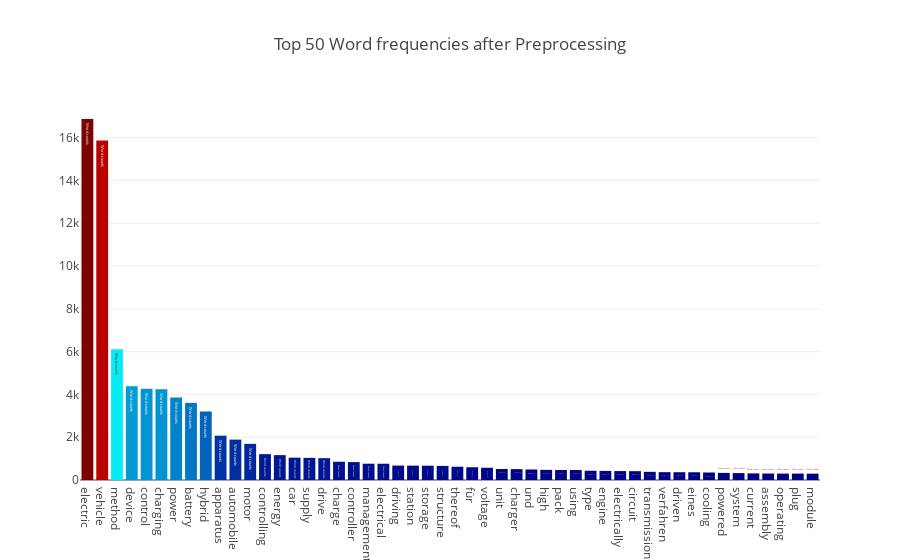
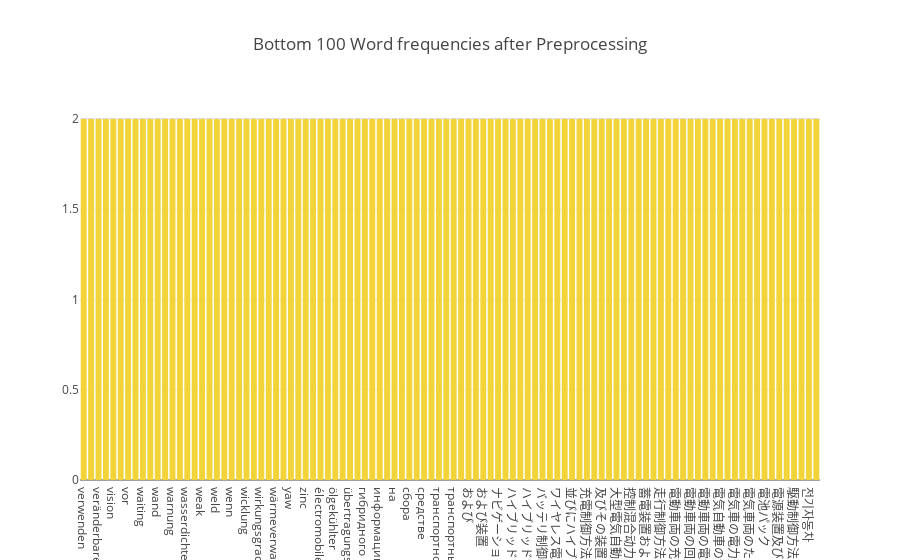

Notebook code for these charts, in order:
### Markdown cell above
### 2.7) Revisiting our Term frequencies

### Code cell
feature_names = tf_vectorizer.get_feature_names()
count_vec = np.asarray(tf.sum(axis=0)).ravel()
zipped = list(zip(feature_names, count_vec))
x, y = (list(x) for x in zip(*sorted(zipped, key=lambda x: x[1], reverse=True)))
# Now I want to extract out on the top 15 and bottom 15 words
Y = np.concatenate([y[0:15], y[-16:-1]])
X = np.concatenate([x[0:15], x[-16:-1]])

# Plotting the Plot.ly plot for the Top 50 word frequencies
data = [go.Bar(
            x = x[0:50],
            y = y[0:50],
            marker= dict(colorscale='Jet',
                         color = y[0:50]
                        ),
            text='Word counts'
    )]

layout = go.Layout(
    title='Top 50 Word frequencies after Preprocessing'
)

fig = go.Figure(data=data, layout=layout)

py.iplot(fig, filename='basic-bar')

# Plotting the Plot.ly plot for the Top 50 word frequencies
data = [go.Bar(
            x = x[-100:],
            y = y[-100:],
            marker= dict(colorscale='Portland',
                         color = y[-100:]
                        ),
            text='Word counts'
    )]

layout = go.Layout(
    title='Bottom 100 Word frequencies after Preprocessing'
)

fig = go.Figure(data=data, layout=layout)

py.iplot(fig, filename='basic-bar')

### Figure 1 — Plotly figure (JSON) as saved in the notebook; plotly's stock layout.template omitted (floating-point values rounded to 4 significant figures)
{"data": [{"marker": {"color": [16870, 15863, 6105, 4382, 4267, 4246, 3852, 3603, 3201, 2070, 1888, 1690, 1209, 1163, 1044, 1034, 1019, 854, 835, 761, 760, 674, 671, 668, 658, 620, 597, 571, 515, 508, 491, 474, 467, 467, 432, 425, 417, 413, 382, 367, 364, 361, 350, 332, 323, 309, 302, 299, 299, 296], "colorscale": "Jet"}, "text": "Word counts", "type": "bar", "uid": "4bb0b4a2-e624-4279-80b5-d6bd54b72b3c", "x": ["electric", "vehicle", "method", "device", "control", "charging", "power", "battery", "hybrid", "apparatus", "automobile", "motor", "controlling", "energy", "car", "supply", "drive", "charge", "controller", "management", "electrical", "driving", "station", "storage", "structure", "thereof", "für", "voltage", "unit", "charger", "und", "high", "pack", "using", "type", "engine", "electrically", "circuit", "transmission", "verfahren", "driven", "eines", "cooling", "powered", "system", "current", "assembly", "operating", "plug", "module"], "y": [16870, 15863, 6105, 4382, 4267, 4246, 3852, 3603, 3201, 2070, 1888, 1690, 1209, 1163, 1044, 1034, 1019, 854, 835, 761, 760, 674, 671, 668, 658, 620, 597, 571, 515, 508, 491, 474, 467, 467, 432, 425, 417, 413, 382, 367, 364, 361, 350, 332, 323, 309, 302, 299, 299, 296]}], "layout": {"title": {"text": "Top 50 Word frequencies after Preprocessing"}}}

### Figure 2 — Plotly figure (JSON) as saved in the notebook; plotly's stock layout.template omitted (floating-point values rounded to 4 significant figures)
{"data": [{"marker": {"color": [2, 2, 2, 2, 2, 2, 2, 2, 2, 2, 2, 2, 2, 2, 2, 2, 2, 2, 2, 2, 2, 2, 2, 2, 2, 2, 2, 2, 2, 2, 2, 2, 2, 2, 2, 2, 2, 2, 2, 2, 2, 2, 2, 2, 2, 2, 2, 2, 2, 2, 2, 2, 2, 2, 2, 2, 2, 2, 2, 2, 2, 2, 2, 2, 2, 2, 2, 2, 2, 2, 2, 2, 2, 2, 2, 2, 2, 2, 2, 2, 2, 2, 2, 2, 2, 2, 2, 2, 2, 2, 2, 2, 2, 2, 2, 2, 2, 2, 2, 2], "colorscale": "Portland"}, "text": "Word counts", "type": "bar", "uid": "1a31fe6d-da78-48d2-b6fb-13d9322f6dbc", "x": ["verwenden", "verzweigungsgetriebe", "veränderbarer", "veìculos", "vision", "voice", "vor", "wadable", "waiting", "walk", "wand", "warmlaufens", "warnung", "wartung", "wasserdichte", "watchdog", "weak", "weise", "weld", "wenigen", "wenn", "wheeler", "wicklung", "wiederaufladbarer", "wirkungsgrads", "wärmemanagementsystem", "wärmeverwaltungssystem", "yang", "yaw", "ystem", "zinc", "änderungen", "électromobile", "öffnungs", "ölgekühlter", "überentladung", "übertragungssystem", "œuvre", "гибридного", "зарядных", "информации", "использования", "на", "носители", "сбора", "сигналы", "средстве", "станциях", "транспортное", "транспортном", "транспортных", "устройства", "および", "および物品", "および装置", "ならびに装置", "ナビゲーション装置", "ハイブリッド車両の駆動制御装置及びその方法", "ハイブリッド電気自動車およびその制御方法", "ハイブリッド電気自動車の運転制御方法および装置", "ハイブリッド電気自動車コントローラおよび方法", "ハイブリッド電気車両", "バッテリ制御装置", "プログラム", "ワイヤレス電力伝達デバイスおよび製造方法", "並びに", "並びにハイブリッド車両", "充電システム", "充電制御方法", "制御装置", "及びその装置", "及び方法", "大型電気自動車の電力系統", "情報処理装置", "控制混合动力电动车辆的振动的方法和装置", "用于控制混合动力电动车辆的振动的方法和装置", "蓄電装置および電力システム", "誘導電力伝達システムにおけるデバイスの位置合わせおよび識別", "走行制御方法および走行制御装置", "車両の駐車支援装置およびそれを備える電動車両", "電動車両の充電ポート装置", "電動車両の制御装置および電動車両の制御方法", "電動車両の回生ブレーキ制御システム", "電動車両の電源システムおよびその制御方法ならびに電動車両", "電動車両の電源装置およびその制御方法", "電動車両用駆動装置", "電気自動車の温度制御システム", "電気車の推進制御装置およびその制御方法", "電気車の電力変換装置", "電気車の駆動制御装置", "電気車両のための駆動回路", "電池", "電池パック", "電源システム", "電源装置及びこれを備える電動車両並びに蓄電装置", "鞍乗り型電動車両", "駆動制御方法", "연장형", "전기자동차", "차량의"], "y": [2, 2, 2, 2, 2, 2, 2, 2, 2, 2, 2, 2, 2, 2, 2, 2, 2, 2, 2, 2, 2, 2, 2, 2, 2, 2, 2, 2, 2, 2, 2, 2, 2, 2, 2, 2, 2, 2, 2, 2, 2, 2, 2, 2, 2, 2, 2, 2, 2, 2, 2, 2, 2, 2, 2, 2, 2, 2, 2, 2, 2, 2, 2, 2, 2, 2, 2, 2, 2, 2, 2, 2, 2, 2, 2, 2, 2, 2, 2, 2, 2, 2, 2, 2, 2, 2, 2, 2, 2, 2, 2, 2, 2, 2, 2, 2, 2, 2, 2, 2]}], "layout": {"title": {"text": "Bottom 100 Word frequencies after Preprocessing"}}}
